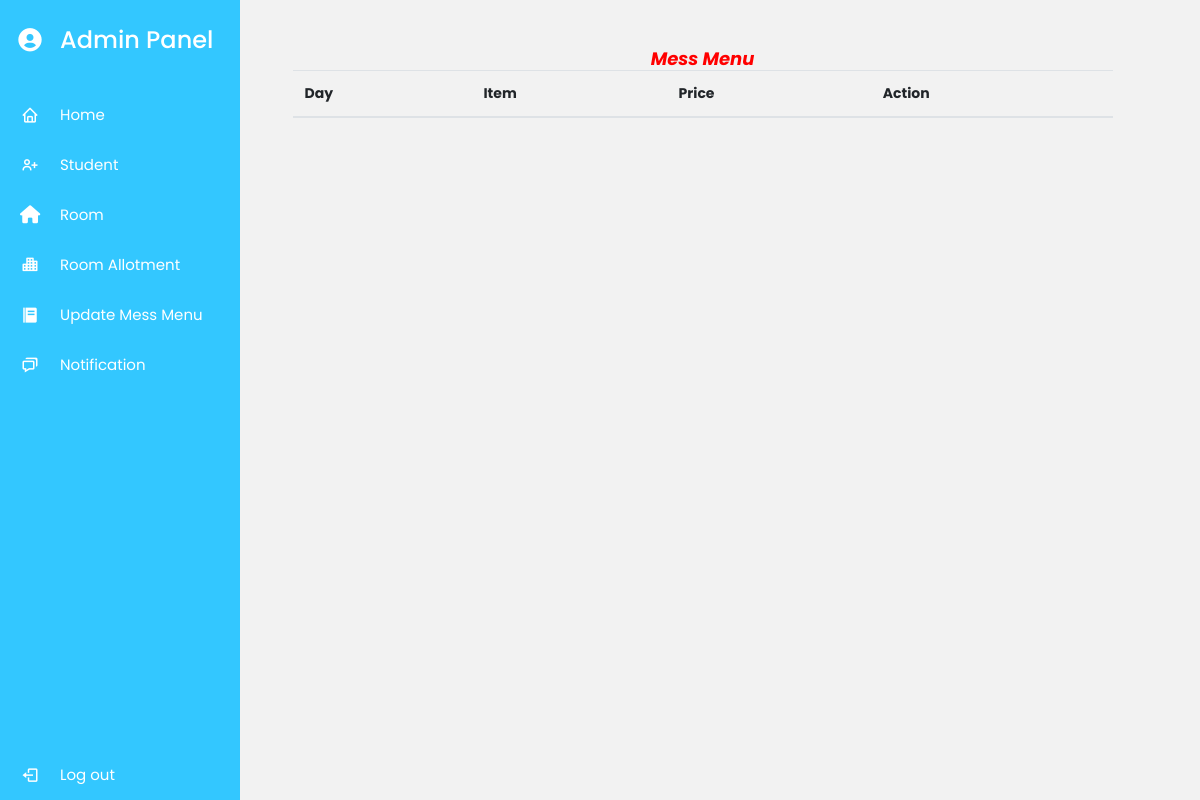
The page /mess/ (signed in) on the database as committed earlier.
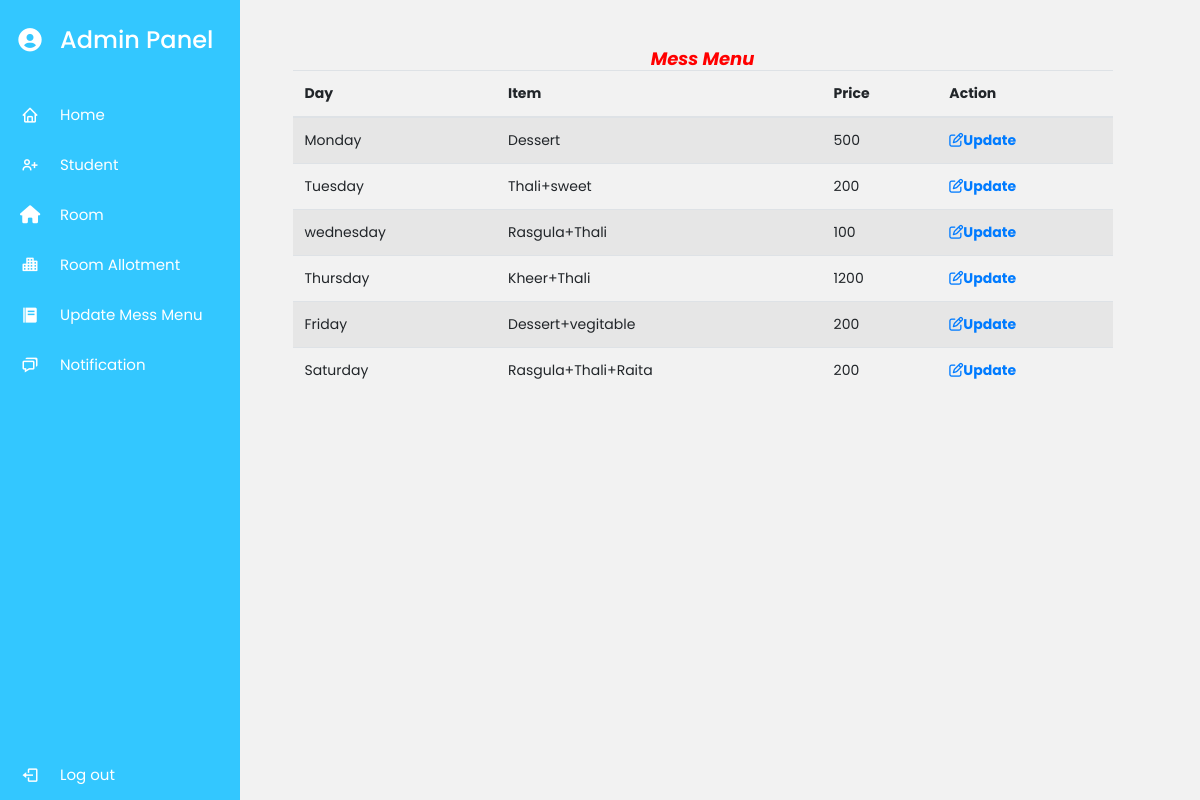
The same page on the database as committed later.
### myapp/models.py (models this page shows, shortened)
class Mess(models.Model):
    day=models.CharField(max_length=20)
    item=models.CharField(max_length=20)
    price=models.IntegerField()
    created_at=models.DateTimeField(auto_now_add=True)
    update_at=models.DateTimeField(auto_now=True)

### myapp/views.py (the view)
# urls.py: path('mess/',views.mess,name='mess'),
def mess(request):
    if request.user.is_superuser:
        mess_data = Mess.objects.all()
        return render(request, 'mess.html', {'mess': mess_data})
    else:
        return redirect("Home")

### myapp/templates/mess.html (shortened to what this page needs)
{% extends 'admindash.html' %}
{% load static %}
{% block content %}
<div class="col-lg-8">
<div class="row justify-content-around ml-8 mt-5">
<table class="table table-striped ">
  <h4 style="color: red;"><i><strong>Mess Menu</strong><i></h4>
  <thead>
    <tr>
      <th scope="col">Day</th>
      <th scope="col">Item</th>
      <th scope="col">Price</th>
      <th scope="col">Action</th>
    </tr>
  </thead>
  {% if mess %}
  <tbody>
    {% for i in mess %}
    <tr>
      <td>{{i.day}}</td>
      <td>{{i.item}}</td>
      <td>{{i.price}}</td>
      <td>
        <a href="/messedit/{{i.id}}"><i class="fa fa-pencil-square-o" aria-hidden="true"><strong>Update</strong></i></a>
      </td>
    </tr>
    {% endfor %}
  </tbody>
  {% endif %}
</table>
</div>
</div>
{% endblock content %}

Rows that differ between the two databases and show on the page:
added Mess: day "Monday", item "Dessert", price "500"
added Mess: day "Tuesday", item "Thali+sweet", price "200"
added Mess: day "wednesday", item "Rasgula+Thali", price "100"
added Mess: day "Thursday", item "Kheer+Thali", price "1200"
added Mess: day "Friday", item "Dessert+vegitable", price "200"
added Mess: day "Saturday", item "Rasgula+Thali+Raita", price "200"
